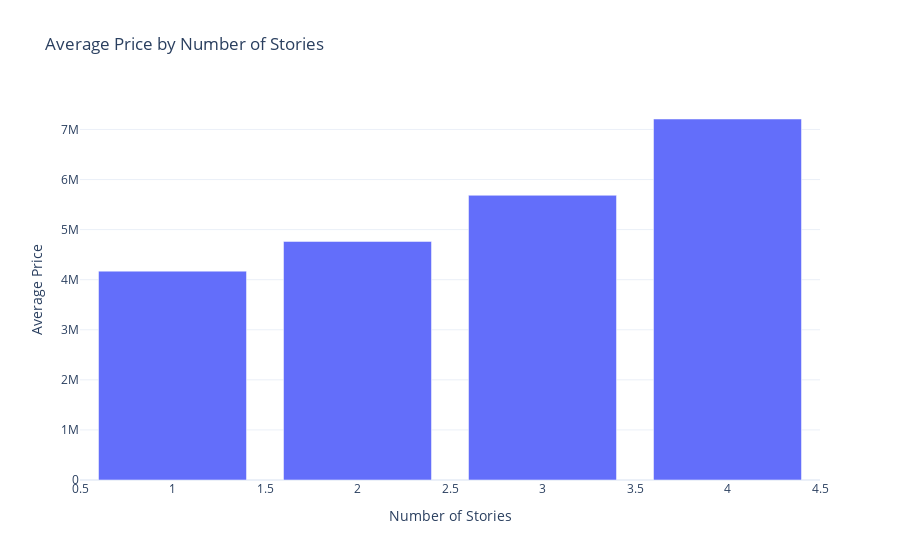

This figure's notebook cell:
### Markdown cell above
## Bar plot (Average Price per Number of Stories)

### Code cell
bar_fig = px.bar(house_df_bool.groupby('stories')['price'].mean().reset_index(),
                 x='stories', y='price',
                 title='Average Price by Number of Stories',
                 labels={'stories': 'Number of Stories', 'price': 'Average Price'},
                 template='plotly_white')

bar_fig.show()
bar_fig.write_html("area_price_box.html")

### Figure 1 — Plotly figure (JSON) as saved in the notebook; plotly's stock layout.template omitted (floating-point values rounded to 4 significant figures)
{"data": [{"alignmentgroup": "True", "hovertemplate": "Number of Stories=%{x}<br>Average Price=%{y}<extra></extra>", "legendgroup": "", "marker": {"color": "#636efa", "pattern": {"shape": ""}}, "name": "", "offsetgroup": "", "orientation": "v", "showlegend": false, "textposition": "auto", "type": "bar", "x": [1, 2, 3, 4], "xaxis": "x", "y": [4171000.0, 4764000.0, 5685000.0, 7208000.0], "yaxis": "y"}], "layout": {"barmode": "relative", "legend": {"tracegroupgap": 0}, "title": {"text": "Average Price by Number of Stories"}, "xaxis": {"anchor": "y", "domain": [0, 1], "title": {"text": "Number of Stories"}}, "yaxis": {"anchor": "x", "domain": [0, 1], "title": {"text": "Average Price"}}}}
